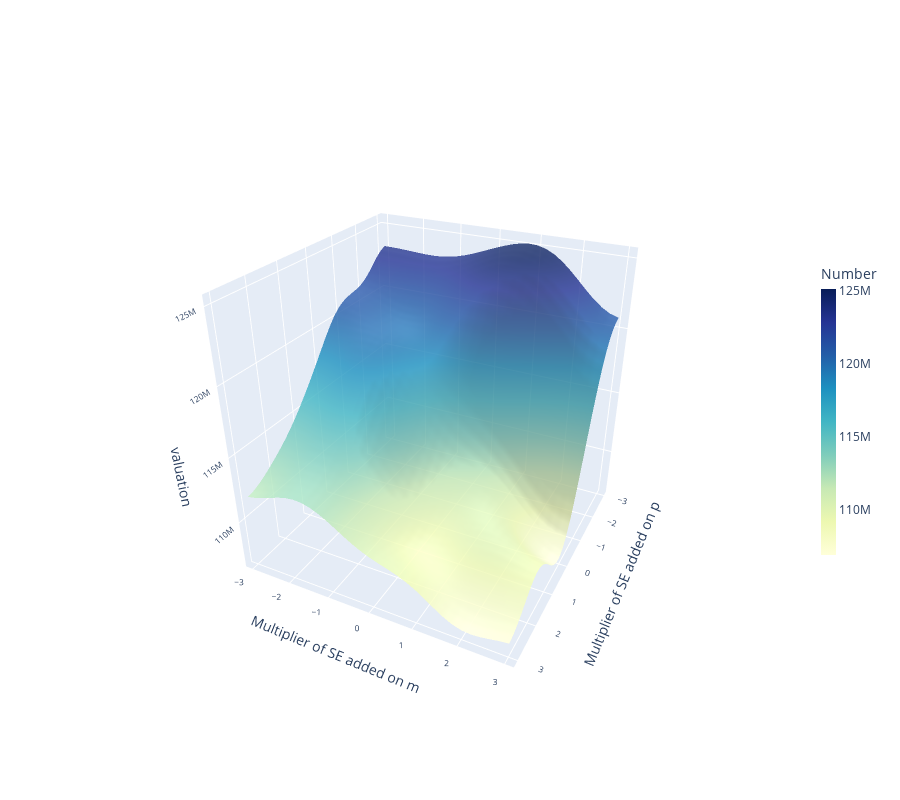

The notebook cell saved with this chart:
### Code cell
fig_test_3

### Figure 1 — Plotly figure (JSON) as saved in the notebook; plotly's stock layout.template omitted (floating-point values rounded to 4 significant figures; data arrays with more than 128 entries replaced by an {"elided": "..."} marker saying what was removed)
{"data": [{"colorbar": {"len": 0.5, "thickness": 15, "title": {"text": "Number"}}, "colorscale": [[0, "rgb(255,255,217)"], [0.125, "rgb(237,248,177)"], [0.25, "rgb(199,233,180)"], [0.375, "rgb(127,205,187)"], [0.5, "rgb(65,182,196)"], [0.625, "rgb(29,145,192)"], [0.75, "rgb(34,94,168)"], [0.875, "rgb(37,52,148)"], [1, "rgb(8,29,88)"]], "opacity": 0.8, "type": "surface", "x": [-3.0, -2.8, -2.6, -2.4, -2.2, -2.0, -1.8, -1.6, -1.4, -1.2, -1.0, -0.8, -0.6, -0.4, -0.2, -2.665e-15, 0.2, 0.4, 0.6, 0.8, 1.0, 1.2, 1.4, 1.6, 1.8, 2.0, 2.2, 2.4, 2.6, 2.8, 3], "y": [-3, -2.8, -2.6, -2.4, -2.2, -2.0, -1.8, -1.6, -1.4, -1.2, -1.0, -0.8, -0.6, -0.4, -0.2, 2.665e-15, 0.2, 0.4, 0.6, 0.8, 1.0, 1.2, 1.4, 1.6, 1.8, 2.0, 2.2, 2.4, 2.6, 2.8, 3.0], "z": {"elided": "31x31 float values"}}], "layout": {"autosize": true, "height": 800, "scene": {"aspectmode": "cube", "camera": {"eye": {"x": 2, "y": 1, "z": 1.25}}, "xaxis": {"tickfont": {"size": 10}, "title": {"text": "Multiplier of SE added on p"}, "type": "linear"}, "yaxis": {"tickangle": 1, "tickfont": {"size": 10}, "title": {"text": "Multiplier of SE added on m"}}, "zaxis": {"tickfont": {"size": 10}, "title": {"text": "valuation"}}}}}
